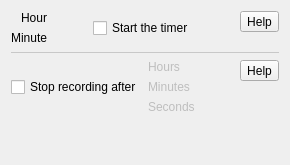
          <widget class="QWidget" name="tabTimer">
           <attribute name="icon">
            <iconset resource="screencast.qrc">
             <normaloff>:/pictures/screencast/timer.png</normaloff>:/pictures/screencast/timer.png</iconset>
           </attribute>
           <attribute name="title">
            <string notr="true"/>
           </attribute>
           <layout class="QVBoxLayout" name="verticalLayout_23">
            <item>
             <layout class="QHBoxLayout" name="horizontalLayout_29">
              <item>
               <widget class="QFrame" name="frameStartTime">
                <property name="enabled">
                 <bool>true</bool>
                </property>
                <property name="frameShape">
                 <enum>QFrame::Shape::NoFrame</enum>
                </property>
                <property name="frameShadow">
                 <enum>QFrame::Shadow::Raised</enum>
                </property>
                <layout class="QHBoxLayout" name="horizontalLayout_24" stretch="0,1,0,0">
                 <property name="spacing">
                  <number>6</number>
                 </property>
                 <property name="leftMargin">
                  <number>0</number>
                 </property>
                 <property name="topMargin">
                  <number>0</number>
                 </property>
                 <property name="rightMargin">
                  <number>0</number>
                 </property>
                 <property name="bottomMargin">
                  <number>0</number>
                 </property>
                 <item>
                  <layout class="QVBoxLayout" name="verticalLayout_18">
                   <item alignment="Qt::AlignmentFlag::AlignRight">
                    <widget class="QLabel" name="labelHour">
                     <property name="text">
                      <string>Hour</string>
                     </property>
                    </widget>
                   </item>
                   <item alignment="Qt::AlignmentFlag::AlignRight">
                    <widget class="QLabel" name="labelMinute">
                     <property name="midLineWidth">
                      <number>8</number>
                     </property>
                     <property name="text">
                      <string>Minute</string>
                     </property>
                     <property name="alignment">
                      <set>Qt::AlignmentFlag::AlignRight|Qt::AlignmentFlag::AlignTrailing|Qt::AlignmentFlag::AlignVCenter</set>
                     </property>
                    </widget>
                   </item>
                  </layout>
                 </item>
                 <item>
                  <layout class="QVBoxLayout" name="verticalLayout_14"/>
                 </item>
                 <item>
                  <spacer name="horizontalSpacer_9">
                   <property name="orientation">
                    <enum>Qt::Orientation::Horizontal</enum>
                   </property>
                   <property name="sizeHint" stdset="0">
                    <size>
                     <width>40</width>
                     <height>20</height>
                    </size>
                   </property>
                  </spacer>
                 </item>
                 <item>
                  <layout class="QHBoxLayout" name="horizontalLayout_46">
                   <item>
                    <widget class="QCheckBox" name="checkBoxStartTime">
                     <property name="text">
                      <string>Start the timer</string>
                     </property>
                    </widget>
                   </item>
                   <item>
                    <spacer name="horizontalSpacer_17">
                     <property name="orientation">
                      <enum>Qt::Orientation::Horizontal</enum>
                     </property>
                     <property name="sizeHint" stdset="0">
                      <size>
                       <width>40</width>
                       <height>20</height>
                      </size>
                     </property>
                    </spacer>
                   </item>
                  </layout>
                 </item>
                </layout>
               </widget>
              </item>
              <item alignment="Qt::AlignmentFlag::AlignTop">
               <widget class="QToolButton" name="help_screencast_starttimer">
                <property name="toolTip">
                 <string notr="true">Help</string>
                </property>
                <property name="text">
                 <string notr="true">Help</string>
                </property>
               </widget>
              </item>
             </layout>
            </item>
            <item>
             <widget class="Line" name="line">
              <property name="styleSheet">
               <string notr="true">color: rgb(200, 200, 200);</string>
              </property>
              <property name="frameShadow">
               <enum>QFrame::Shadow::Plain</enum>
              </property>
              <property name="orientation">
               <enum>Qt::Orientation::Horizontal</enum>
              </property>
             </widget>
            </item>
            <item>
             <layout class="QHBoxLayout" name="horizontalLayout_19" stretch="0,0,0">
              <item>
               <widget class="QCheckBox" name="checkBoxStopRecordingAfter">
                <property name="enabled">
                 <bool>true</bool>
                </property>
                <property name="text">
                 <string>Stop recording after</string>
                </property>
               </widget>
              </item>
              <item>
               <widget class="QFrame" name="frameStopRecordingAfter">
                <property name="enabled">
                 <bool>false</bool>
                </property>
                <property name="frameShape">
                 <enum>QFrame::Shape::NoFrame</enum>
                </property>
                <property name="frameShadow">
                 <enum>QFrame::Shadow::Raised</enum>
                </property>
                <layout class="QHBoxLayout" name="horizontalLayout_16" stretch="0,1">
                 <property name="spacing">
                  <number>6</number>
                 </property>
                 <property name="leftMargin">
                  <number>0</number>
                 </property>
                 <property name="topMargin">
                  <number>0</number>
                 </property>
                 <property name="rightMargin">
                  <number>0</number>
                 </property>
                 <property name="bottomMargin">
                  <number>0</number>
                 </property>
                 <item>
                  <layout class="QVBoxLayout" name="verticalLayout_30">
                   <item>
                    <widget class="QLabel" name="label_7">
                     <property name="text">
                      <string>Hours</string>
                     </property>
                     <property name="alignment">
                      <set>Qt::AlignmentFlag::AlignLeading|Qt::AlignmentFlag::AlignLeft|Qt::AlignmentFlag::AlignVCenter</set>
                     </property>
                    </widget>
                   </item>
                   <item>
                    <widget class="QLabel" name="label_8">
                     <property name="text">
                      <string>Minutes</string>
                     </property>
                     <property name="alignment">
                      <set>Qt::AlignmentFlag::AlignLeading|Qt::AlignmentFlag::AlignLeft|Qt::AlignmentFlag::AlignVCenter</set>
                     </property>
                    </widget>
                   </item>
                   <item>
                    <widget class="QLabel" name="label_9">
                     <property name="text">
                      <string>Seconds</string>
                     </property>
                     <property name="alignment">
                      <set>Qt::AlignmentFlag::AlignLeading|Qt::AlignmentFlag::AlignLeft|Qt::AlignmentFlag::AlignVCenter</set>
                     </property>
                    </widget>
                   </item>
                  </layout>
                 </item>
                 <item>
                  <layout class="QVBoxLayout" name="verticalLayout_29"/>
                 </item>
                </layout>
               </widget>
              </item>
              <item alignment="Qt::AlignmentFlag::AlignTop">
               <widget class="QToolButton" name="help_screencast_stoptimer">
                <property name="toolTip">
                 <string notr="true">Help</string>
                </property>
                <property name="text">
                 <string notr="true">Help</string>
                </property>
               </widget>
              </item>
             </layout>
            </item>
            <item>
             <spacer name="verticalSpacer_8">
              <property name="orientation">
               <enum>Qt::Orientation::Vertical</enum>
              </property>
              <property name="sizeHint" stdset="0">
               <size>
                <width>20</width>
                <height>40</height>
               </size>
              </property>
             </spacer>
            </item>
           </layout>
          </widget>
